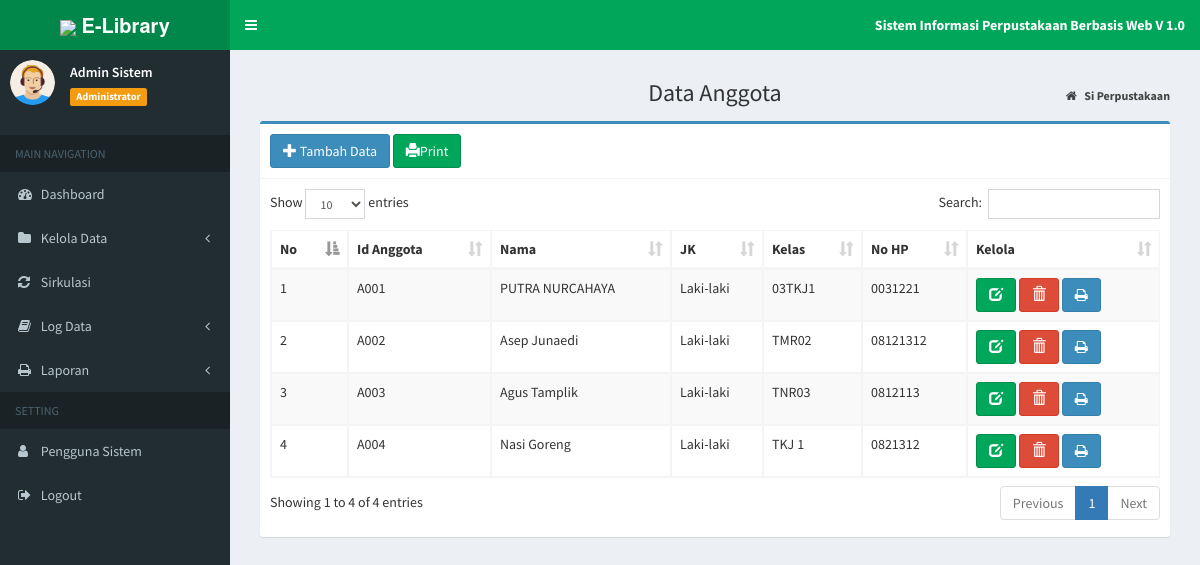
/index.php?page=MyApp/data_agt (signed in), run on the app's committed database.
### tables this page shows
CREATE TABLE `tb_anggota` (
  `id_anggota` varchar(10) NOT NULL,
  `nama` varchar(50) NOT NULL,
  `jekel` enum('Laki-laki','Perempuan') NOT NULL,
  `kelas` varchar(50) NOT NULL,
  `no_hp` varchar(15) NOT NULL
);

### admin/agt/data_agt.php (the view)
<section class="content-header" style="text-align: center;">
	<h1>
		Data Anggota
	</h1>
	<ol class="breadcrumb">
		<li>
			<a href="index.php">
				<i class="fa fa-home"></i>
				<b>Si Perpustakaan</b>
			</a>
		</li>
	</ol>
</section>
<section class="content">
	<div class="box box-primary">
		<div class="box-header with-border">
			<a href="?page=MyApp/add_agt" title="Tambah Data" class="btn btn-primary">
				<i class="glyphicon glyphicon-plus"></i> Tambah Data</a>
			<a href="?page=MyApp/print_allagt" title="Print" class="btn btn-success" stlye="color : green;">
				<i class="glyphicon glyphicon-print"></i>Print</a>
		</div>
		<div class="box-body">
			<div class="table-responsive">
				<table id="example1" class="table table-bordered table-striped">
					<thead>
						<tr>
							<th>No</th>
							<th>Id Anggota</th>
							<th>Nama</th>
							<th>JK</th>
							<th>Kelas</th>
							<th>No HP</th>
							<th>Kelola</th>
						</tr>
					</thead>
					<tbody>
				<?php
                  $no = 1;
                  $sql = $koneksi->query("SELECT * from tb_anggota");
                  while ($data= $sql->fetch_assoc()) {
                ?>
						<tr>
							<td>
								<?php echo $no++; ?>
							</td>
							<td>
								<?php echo $data['id_anggota']; ?>
							</td>
							<td>
								<?php echo $data['nama']; ?>
							</td>
							<td>
								<?php echo $data['jekel']; ?>
							</td>
							<td>
								<?php echo $data['kelas']; ?>
							</td>
							<td>
								<?php echo $data['no_hp']; ?>
							</td>
							<td>
								<a href="?page=MyApp/edit_agt&kode=<?php echo $data['id_anggota']; ?>" title="Ubah Data"
								 class="btn btn-success">
									<i class="glyphicon glyphicon-edit"></i>
								</a>
								<a href="?page=MyApp/del_agt&kode=<?php echo $data['id_anggota']; ?>" onclick="return confirm('Yakin Hapus Data Ini ?')"
								 title="Hapus" class="btn btn-danger">
									<i class="glyphicon glyphicon-trash"></i>
				 				 </a>
								<a href="?page=MyApp/print_agt&kode=<?php echo $data['id_anggota'] ?>" title="print"
								 target="_blank"><button class="btn btn-primary">
								<i class="fa fa-print"></i>
							</td>
						</tr>
						<?php
                  }
                ?>
					</tbody>
				</table>
			</div>
		</div>
	</div>
</section>

### data on the page
tb_anggota: id_anggota "A001", nama "PUTRA NURCAHAYA", jekel "Laki-laki", kelas "03TKJ1", no_hp "0031221"
tb_anggota: id_anggota "A002", nama "Asep Junaedi", jekel "Laki-laki", kelas "TMR02", no_hp "08121312"
tb_anggota: id_anggota "A003", nama "Agus Tamplik", jekel "Laki-laki", kelas "TNR03", no_hp "0812113"
tb_anggota: id_anggota "A004", nama "Nasi Goreng", jekel "Laki-laki", kelas "TKJ 1", no_hp "0821312"

### other printed values
$data_nama "Admin Sistem"
$data_level "Administrator"
